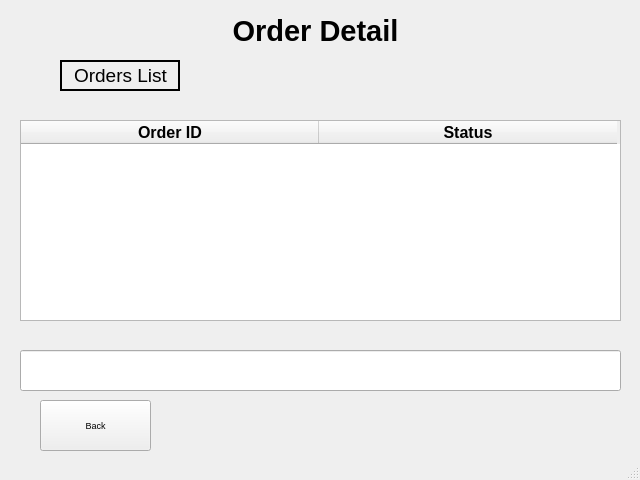
<?xml version="1.0" encoding="UTF-8"?>
<ui version="4.0">
 <class>MainWindow</class>
 <widget class="QMainWindow" name="MainWindow">
  <property name="geometry">
   <rect>
    <x>0</x>
    <y>0</y>
    <width>640</width>
    <height>480</height>
   </rect>
  </property>
  <property name="font">
   <font>
    <pointsize>7</pointsize>
   </font>
  </property>
  <property name="windowTitle">
   <string>MainWindow</string>
  </property>
  <widget class="QWidget" name="centralwidget">
   <widget class="QLabel" name="label">
    <property name="geometry">
     <rect>
      <x>170</x>
      <y>0</y>
      <width>291</width>
      <height>61</height>
     </rect>
    </property>
    <property name="font">
     <font>
      <pointsize>22</pointsize>
      <weight>75</weight>
      <bold>true</bold>
     </font>
    </property>
    <property name="layoutDirection">
     <enum>Qt::LeftToRight</enum>
    </property>
    <property name="text">
     <string>Order Detail</string>
    </property>
    <property name="alignment">
     <set>Qt::AlignCenter</set>
    </property>
   </widget>
   <widget class="QPushButton" name="backBtn">
    <property name="geometry">
     <rect>
      <x>40</x>
      <y>400</y>
      <width>111</width>
      <height>51</height>
     </rect>
    </property>
    <property name="text">
     <string>Back</string>
    </property>
   </widget>
   <widget class="QFrame" name="frame">
    <property name="geometry">
     <rect>
      <x>60</x>
      <y>60</y>
      <width>120</width>
      <height>31</height>
     </rect>
    </property>
    <property name="frameShape">
     <enum>QFrame::WinPanel</enum>
    </property>
    <property name="frameShadow">
     <enum>QFrame::Plain</enum>
    </property>
    <property name="lineWidth">
     <number>1</number>
    </property>
    <property name="midLineWidth">
     <number>0</number>
    </property>
    <widget class="QLabel" name="label_2">
     <property name="geometry">
      <rect>
       <x>0</x>
       <y>0</y>
       <width>121</width>
       <height>31</height>
      </rect>
     </property>
     <property name="font">
      <font>
       <pointsize>14</pointsize>
      </font>
     </property>
     <property name="text">
      <string>Orders List</string>
     </property>
     <property name="textFormat">
      <enum>Qt::AutoText</enum>
     </property>
     <property name="alignment">
      <set>Qt::AlignCenter</set>
     </property>
     <property name="wordWrap">
      <bool>false</bool>
     </property>
    </widget>
   </widget>
   <widget class="QLineEdit" name="orderdetail">
    <property name="geometry">
     <rect>
      <x>20</x>
      <y>350</y>
      <width>601</width>
      <height>41</height>
     </rect>
    </property>
    <property name="text">
     <string/>
    </property>
    <property name="readOnly">
     <bool>true</bool>
    </property>
   </widget>
   <widget class="QTableWidget" name="tableWidget">
    <property name="geometry">
     <rect>
      <x>20</x>
      <y>120</y>
      <width>601</width>
      <height>201</height>
     </rect>
    </property>
    <property name="font">
     <font>
      <pointsize>12</pointsize>
      <weight>75</weight>
      <bold>true</bold>
     </font>
    </property>
    <property name="lineWidth">
     <number>5</number>
    </property>
    <attribute name="horizontalHeaderDefaultSectionSize">
     <number>298</number>
    </attribute>
    <column>
     <property name="text">
      <string>Order ID</string>
     </property>
    </column>
    <column>
     <property name="text">
      <string>Status</string>
     </property>
    </column>
   </widget>
  </widget>
  <widget class="QStatusBar" name="statusbar"/>
 </widget>
 <resources/>
 <connections/>
</ui>
